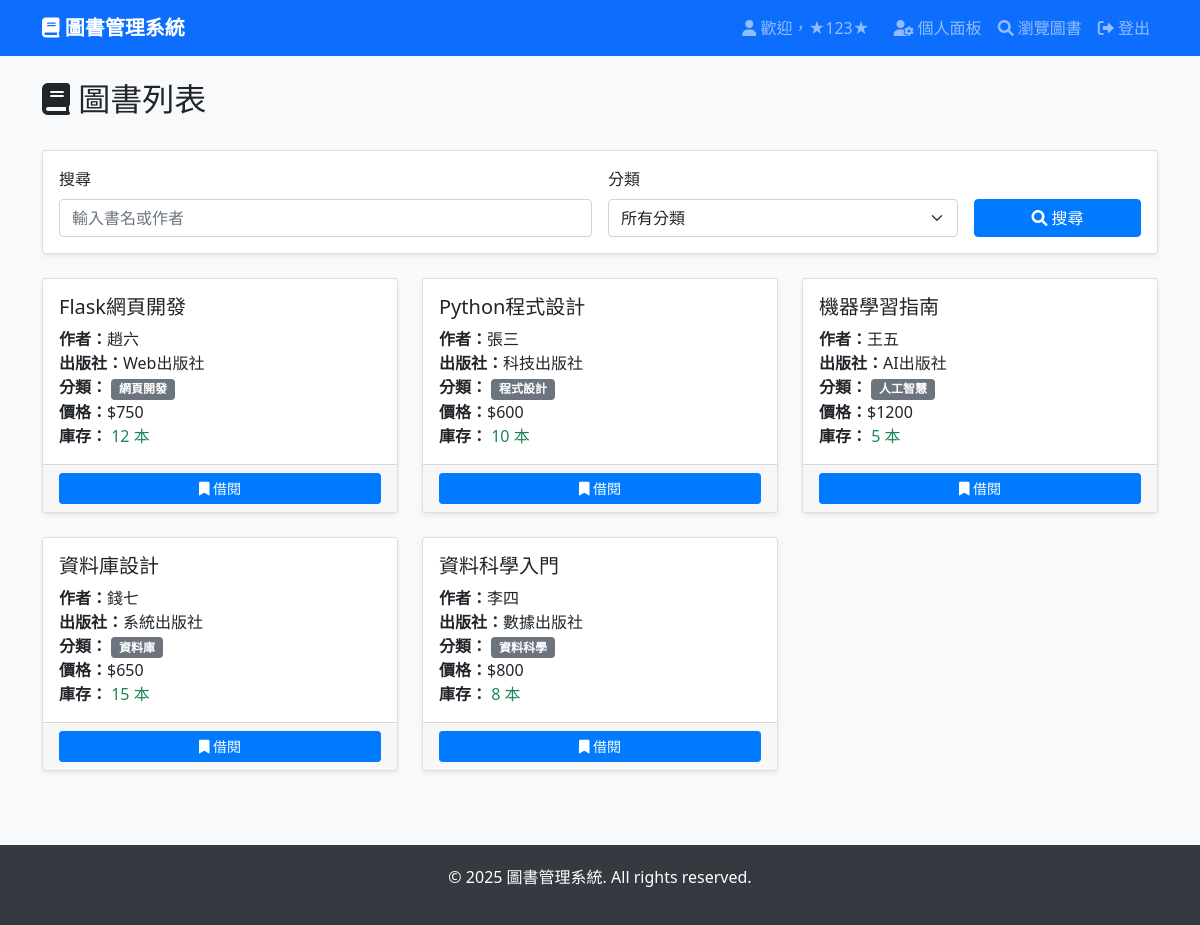
The page /books (signed in) on the database its author committed.
### tables this page shows
CREATE TABLE books (
        bid TEXT PRIMARY KEY,
        btitle TEXT NOT NULL,
        bauthor TEXT NOT NULL,
        bpublisher TEXT,
        bprice INTEGER NOT NULL,
        bstock INTEGER NOT NULL,
        total_stock INTEGER NOT NULL,
        bcategory TEXT,
        created_date TEXT DEFAULT CURRENT_TIMESTAMP
    );

### app.py (the view)
    def decorated_function(*args, **kwargs):
        if 'user_id' not in session:
            return redirect(url_for('login'))
        return f(*args, **kwargs)

### app.py (called while the page is built)
def get_db_connection() -> sqlite3.Connection:
    conn = sqlite3.connect(DATABASE)
    conn.row_factory = sqlite3.Row
    return conn

def login_required(f):
    def decorated_function(*args, **kwargs):
        if 'user_id' not in session:
            return redirect(url_for('login'))
        return f(*args, **kwargs)
    decorated_function.__name__ = f.__name__
    return decorated_function

@app.route("/books")
@login_required
def list_books():
    search = request.args.get('search', '')
    category = request.args.get('category', '')
    conn = get_db_connection()
    cursor = conn.cursor()
    query = "SELECT * FROM books WHERE 1=1"
    params = []
    if search:
        query += " AND (btitle LIKE ? OR bauthor LIKE ?)"
        params.extend([f'%{search}%', f'%{search}%'])
    if category:
        query += " AND bcategory = ?"
        params.append(category)
    query += " ORDER BY btitle"
    books = cursor.execute(query, params).fetchall()
    categories = cursor.execute("SELECT DISTINCT bcategory FROM books ORDER BY bcategory").fetchall()
    conn.close()
    return render_template("books.html", books=books, categories=categories, search=search, category=category)

@app.template_filter('add_stars')
def add_stars(s: str) -> str:
    return f'★{s.upper()}★'

### templates/books.html (shortened to what this page needs)
{% extends "base.html" %}
{% block content %}
<div class="row">
    <div class="col-12">
        <div class="d-flex justify-content-between align-items-center mb-4">
            <h2><i class="fas fa-book"></i> 圖書列表</h2>
        </div>
    </div>
</div>
<div class="row mb-4">
    <div class="col-12">
        <div class="card">
            <div class="card-body">
                <form method="GET" class="row g-3">
                    <div class="col-md-6">
                        <label for="search" class="form-label">搜尋</label>
                        <input type="text" class="form-control" id="search" name="search"
                               value="{{ search }}" placeholder="輸入書名或作者">
                    </div>
                    <div class="col-md-4">
                        <label for="category" class="form-label">分類</label>
                        <select class="form-select" id="category" name="category">
                            <option value="">所有分類</option>
                        </select>
                    </div>
                    <div class="col-md-2">
                        <label class="form-label">&nbsp;</label>
                        <div class="d-grid">
                            <button type="submit" class="btn btn-primary">
                                <i class="fas fa-search"></i> 搜尋
                            </button>
                        </div>
                    </div>
                </form>
            </div>
        </div>
    </div>
</div>
<div class="row">
    {% if books %}
        {% for book in books %}
        <div class="col-md-6 col-lg-4 mb-4">
            <div class="card h-100">
                <div class="card-body">
                    <h5 class="card-title">{{ book.btitle }}</h5>
                    <p class="card-text">
                        <strong>作者：</strong>{{ book.bauthor }}<br>
                        <strong>出版社：</strong>{{ book.bpublisher }}<br>
                        <strong>分類：</strong>
                        <span class="badge bg-secondary">{{ book.bcategory }}</span><br>
                        <strong>價格：</strong>${{ book.bprice }}<br>
                        <strong>庫存：</strong>
                        {% if book.bstock > 0 %}
                            <span class="text-success">{{ book.bstock }} 本</span>
                        {% else %}
                            <span class="text-danger">已借完</span>
                        {% endif %}
                    </p>
                </div>
                <div class="card-footer">
                    {% if session.user_type == 'admin' %}
                        <div class="btn-group w-100 mb-2">
                            <a href="{{ url_for('edit_book', bid=book.bid) }}"
                               class="btn btn-info btn-sm">
                                <i class="fas fa-edit"></i> 編輯
                            </a>
                            <button type="button" class="btn btn-warning btn-sm"
                                    data-bs-toggle="modal"
                                    data-bs-target="#stockModal{{ book.bid }}">
                                <i class="fas fa-boxes"></i> 庫存
                            </button>
                            <button type="button" class="btn btn-danger btn-sm"
                                    onclick="confirmDelete('{{ book.bid }}', '{{ book.btitle }}')">
                                <i class="fas fa-trash"></i> 刪除
                            </button>
                        </div>
                    {% else %}
                        {% if book.bstock > 0 %}
                            <form method="POST" action="{{ url_for('borrow_book', bid=book.bid) }}">
                                <button type="submit" class="btn btn-primary btn-sm w-100"
                                        onclick="return confirm('確定要借閱《{{ book.btitle }}》嗎？')">
                                    <i class="fas fa-bookmark"></i> 借閱
                                </button>
                            </form>
                        {% else %}
                            <button class="btn btn-secondary btn-sm w-100" disabled>
                                <i class="fas fa-times"></i> 暫無庫存
                            </button>
                        {% endif %}
                    {% endif %}
                </div>
            </div>
        </div>
        {% endfor %}
    {% endif %}
</div>
{% endblock %}

### templates/base.html (shortened to what this page needs)
<!DOCTYPE html>
<html lang="zh-TW">
<head>
    <link href="https://cdn.jsdelivr.net/npm/bootstrap@5.1.3/dist/css/bootstrap.min.css" rel="stylesheet">
    <link href="https://cdnjs.cloudflare.com/ajax/libs/font-awesome/6.0.0/css/all.min.css" rel="stylesheet">
</head>
<body>
    <nav class="navbar navbar-expand-lg navbar-dark bg-primary">
        <div class="container">
            <a class="navbar-brand" href="{{ url_for('index') }}">
                <i class="fas fa-book"></i> 圖書管理系統
            </a>
            <div class="collapse navbar-collapse" id="navbarNav">
                <div class="navbar-nav ms-auto">
                    {% if session.user_id %}
                        <span class="navbar-text me-3">
                            <i class="fas fa-user"></i> 歡迎，{{ session.username | add_stars }}
                        </span>
                        {% if session.user_type == 'admin' %}
                            <a class="nav-link" href="{{ url_for('admin_dashboard') }}">
                                <i class="fas fa-tachometer-alt"></i> 管理員面板
                            </a>
                            <a class="nav-link" href="{{ url_for('admin_books') }}">
                                <i class="fas fa-book-open"></i> 圖書管理
                            </a>
                            <a class="nav-link" href="{{ url_for('admin_borrow_records') }}">
                                <i class="fas fa-list-alt"></i> 借閱記錄
                            </a>
                        {% else %}
                            <a class="nav-link" href="{{ url_for('user_dashboard') }}">
                                <i class="fas fa-user-cog"></i> 個人面板
                            </a>
                        {% endif %}
                        <a class="nav-link" href="{{ url_for('list_books') }}">
                            <i class="fas fa-search"></i> 瀏覽圖書
                        </a>
                        <a class="nav-link" href="{{ url_for('logout') }}">
                            <i class="fas fa-sign-out-alt"></i> 登出
                        </a>
                    {% endif %}
                </div>
            </div>
        </div>
    </nav>
    <div class="container mt-4">
        {% block content %}{% endblock %}
    </div>
    <footer class="footer">
        <div class="container text-center">
            <p>&copy; 2025 圖書管理系統. All rights reserved.</p>
        </div>
    </footer>
</body>
</html>

### templates/base.html (style rules this page uses)
body { background-color: #f8f9fa; }
.navbar-brand { font-weight: bold; }
.card { box-shadow: 0 0.125rem 0.25rem rgba(0, 0, 0, 0.075); }
.btn-primary { background-color: #007bff; border-color: #007bff; }
.footer { background-color: #343a40; color: white; padding: 20px 0; margin-top: 50px; }

### rows shown on the page
books: btitle "Flask網頁開發", bauthor "趙六", bpublisher "Web出版社", bcategory "網頁開發", bprice "750", bstock "12"
books: btitle "Python程式設計", bauthor "張三", bpublisher "科技出版社", bcategory "程式設計", bprice "600", bstock "10"
books: btitle "機器學習指南", bauthor "王五", bpublisher "AI出版社", bcategory "人工智慧", bprice "1200", bstock "5"
books: btitle "資料庫設計", bauthor "錢七", bpublisher "系統出版社", bcategory "資料庫", bprice "650", bstock "15"
books: btitle "資料科學入門", bauthor "李四", bpublisher "數據出版社", bcategory "資料科學", bprice "800", bstock "8"

### other values the page prints
{{ session.username | add_stars }} "★123★"
